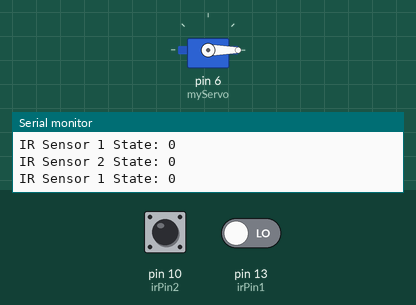
Simulated run of this sketch. Board: Arduino Uno, built with avr-gcc and run on an emulated ATmega328P. Shown: servo, the last lines printed to the serial monitor. Inputs (shaded band) come from the test bench; at power-on: pin 13 (irPin1) LOW, pin 10 (irPin2) LOW.

Above: at 1.2 s.
1.3 s: pin 13 (irPin1) driven HIGH
At 2.5 s:
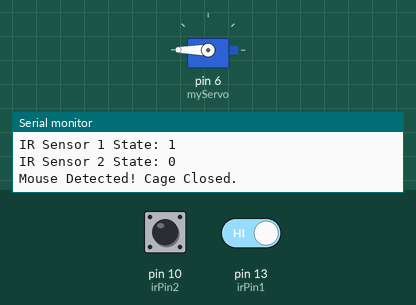
2.8 s: pin 13 (irPin1) driven LOW
5.8 s: pin 10 (irPin2) driven HIGH
At 6.6 s:
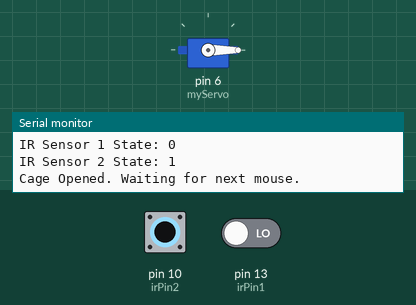
8.4 s: pin 10 (irPin2) driven LOW
11.4 s: pin 10 (irPin2) pulsed HIGH 2 times (0.12 s each, 0.3 s apart)
15.0 s: pin 10 (irPin2) pulsed HIGH 5 times (0.12 s each, 0.3 s apart)
Timing chart, 0 to 18.0 s (numbered marks = the images above; inputs shaded):
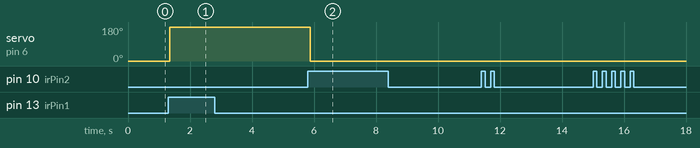

Measured:
- after the input at 1.3 s, servo on pin 6 (myServo): 0° → 180° after 0.05 s
- after the input at 5.8 s, servo on pin 6 (myServo): 180° → 0° after 0.09 s

The sketch:

IR_Mouse_Catcher.ino
```cpp
#include <Servo.h>

Servo myServo;  // สร้างอ็อบเจ็กต์ servo

int irPin1 = 13;  // กำหนดพินที่ใช้เชื่อมต่อกับ IR Sensor ตัวแรก เข้ากับพิน 13
int irPin2 = 10;  // กำหนดพินที่ใช้เชื่อมต่อกับ IR Sensor ตัวที่สอง เข้ากับพิน 10
int irValue1;     // ตัวแปรเก็บค่าจาก IR Sensor ตัวแรก
int irValue2;     // ตัวแปรเก็บค่าจาก IR Sensor ตัวที่สอง

void setup() {
  Serial.begin(9600);
  myServo.attach(6);  // เชื่อมต่อ Servo เข้ากับพิน 6
  pinMode(irPin1, INPUT);  // ตั้งค่า IR Pin 1 เป็น Input
  pinMode(irPin2, INPUT);  // ตั้งค่า IR Pin 2 เป็น Input
  myServo.write(0);  // เปิดกรงตั้งแต่เริ่มต้น
}

void loop() {
  // อ่านค่าจาก IR Sensor
  irValue1 = digitalRead(irPin1);  // อ่านค่าจาก IR Sensor ตัวแรก
  irValue2 = digitalRead(irPin2);  // อ่านค่าจาก IR Sensor ตัวที่สอง

  // แสดงค่าที่อ่านจาก IR Sensors ใน Serial Monitor
  Serial.print("IR Sensor 1 State: ");
  Serial.println(irValue1);
  Serial.print("IR Sensor 2 State: ");
  Serial.println(irValue2);

  // เมื่อ IR Sensor 1 จับการเคลื่อนไหว (หนูเข้ามา)
  if (irValue1 == HIGH && irValue2 == LOW) {
    myServo.write(180);  // ปิดกรง (เซอร์โวที่ 180 องศา)
    Serial.println("Mouse Detected! Cage Closed.");
    delay(1000);  // รอ 1 วินาที
  }

  // เมื่อ IR Sensor 2 จับการเคลื่อนไหว (หนูเข้ามาอยู่ด้านในกรง) และ IR Sensor 1 ไม่จับการเคลื่อนไหว
  else if (irValue1 == LOW && irValue2 == HIGH) {
    myServo.write(0);  // เปิดกรง (เซอร์โวที่ 0 องศา)
    Serial.println("Cage Opened. Waiting for next mouse.");
    delay(1000);  // รอ 1 วินาที
  }

  // เมื่อ IR Sensor 1 และ 2 จับการเคลื่อนไหว (หนูยังอยู่ในกรง)
  else if (irValue1 == HIGH && irValue2 == HIGH) {
    myServo.write(180);  // เปิดกรง (เซอร์โวที่ 0 องศา)
    Serial.println("Mouse Detected! Cage Closed.");
    delay(1000);  // รอ 1 วินาที
  }

}
```
